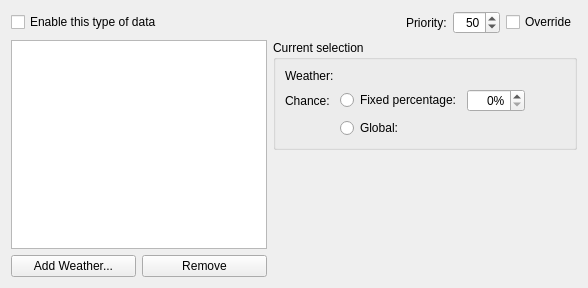
       <widget class="QWidget" name="tabWeather">
        <attribute name="title">
         <string>Weather</string>
        </attribute>
        <layout class="QGridLayout" name="gridLayout_11">
         <item row="0" column="0" colspan="2">
          <layout class="QHBoxLayout" name="weatherMetaLayout">
           <item>
            <widget class="QCheckBox" name="weatherEnable">
             <property name="text">
              <string>Enable this type of data</string>
             </property>
            </widget>
           </item>
           <item>
            <spacer name="horizontalSpacer_7">
             <property name="orientation">
              <enum>Qt::Horizontal</enum>
             </property>
             <property name="sizeHint" stdset="0">
              <size>
               <width>40</width>
               <height>20</height>
              </size>
             </property>
            </spacer>
           </item>
           <item>
            <layout class="QHBoxLayout" name="weatherPriorityLayout">
             <item>
              <widget class="QLabel" name="label_22">
               <property name="text">
                <string>Priority:</string>
               </property>
               <property name="buddy">
                <cstring>weatherPriority</cstring>
               </property>
              </widget>
             </item>
             <item>
              <widget class="QSpinBox" name="weatherPriority">
               <property name="alignment">
                <set>Qt::AlignRight|Qt::AlignTrailing|Qt::AlignVCenter</set>
               </property>
               <property name="maximum">
                <number>100</number>
               </property>
               <property name="value">
                <number>50</number>
               </property>
              </widget>
             </item>
            </layout>
           </item>
           <item>
            <widget class="QCheckBox" name="weatherOverride">
             <property name="text">
              <string>Override</string>
             </property>
            </widget>
           </item>
          </layout>
         </item>
         <item row="1" column="0" rowspan="2">
          <layout class="QVBoxLayout" name="verticalLayout_5">
           <item>
            <widget class="QTableView" name="weatherEntries">
             <property name="selectionMode">
              <enum>QAbstractItemView::SingleSelection</enum>
             </property>
             <property name="selectionBehavior">
              <enum>QAbstractItemView::SelectRows</enum>
             </property>
             <property name="horizontalScrollMode">
              <enum>QAbstractItemView::ScrollPerPixel</enum>
             </property>
            </widget>
           </item>
           <item>
            <layout class="QHBoxLayout" name="weatherButtonsLayout">
             <item>
              <widget class="QPushButton" name="buttonWeatherAdd">
               <property name="text">
                <string>Add Weather...</string>
               </property>
              </widget>
             </item>
             <item>
              <widget class="QPushButton" name="buttonWeatherRemove">
               <property name="text">
                <string>Remove</string>
               </property>
              </widget>
             </item>
            </layout>
           </item>
          </layout>
         </item>
         <item row="2" column="1">
          <spacer name="verticalSpacer_3">
           <property name="orientation">
            <enum>Qt::Vertical</enum>
           </property>
           <property name="sizeHint" stdset="0">
            <size>
             <width>0</width>
             <height>127</height>
            </size>
           </property>
          </spacer>
         </item>
         <item row="1" column="1">
          <widget class="QGroupBox" name="currentWeatherGroupbox">
           <property name="title">
            <string>Current selection</string>
           </property>
           <layout class="QGridLayout" name="gridLayout_10">
            <item row="0" column="0">
             <widget class="QLabel" name="label_23">
              <property name="text">
               <string>Weather:</string>
              </property>
             </widget>
            </item>
            <item row="0" column="1">
             <widget class="DKFormPicker" name="currentWeatherForm">
              <property name="allowNone">
               <bool>false</bool>
              </property>
             </widget>
            </item>
            <item row="1" column="0">
             <widget class="QLabel" name="label_24">
              <property name="text">
               <string>Chance:</string>
              </property>
             </widget>
            </item>
            <item row="1" column="1">
             <layout class="QHBoxLayout" name="horizontalLayout_8">
              <item>
               <widget class="QRadioButton" name="currentWeatherChanceTypeFixed">
                <property name="text">
                 <string>Fixed percentage:</string>
                </property>
               </widget>
              </item>
              <item>
               <widget class="QSpinBox" name="currentWeatherChanceValueFixed">
                <property name="alignment">
                 <set>Qt::AlignRight|Qt::AlignTrailing|Qt::AlignVCenter</set>
                </property>
                <property name="suffix">
                 <string>%</string>
                </property>
                <property name="maximum">
                 <number>100</number>
                </property>
               </widget>
              </item>
              <item>
               <spacer name="horizontalSpacer_8">
                <property name="orientation">
                 <enum>Qt::Horizontal</enum>
                </property>
                <property name="sizeHint" stdset="0">
                 <size>
                  <width>40</width>
                  <height>20</height>
                 </size>
                </property>
               </spacer>
              </item>
             </layout>
            </item>
            <item row="2" column="1">
             <layout class="QHBoxLayout" name="horizontalLayout_7">
              <item>
               <widget class="QRadioButton" name="currentWeatherChanceTypeGlobal">
                <property name="text">
                 <string>Global:</string>
                </property>
               </widget>
              </item>
              <item>
               <widget class="DKFormPicker" name="currentWeatherChanceValueGlobal">
                <property name="allowNone">
                 <bool>false</bool>
                </property>
               </widget>
              </item>
             </layout>
            </item>
           </layout>
          </widget>
         </item>
        </layout>
       </widget>
